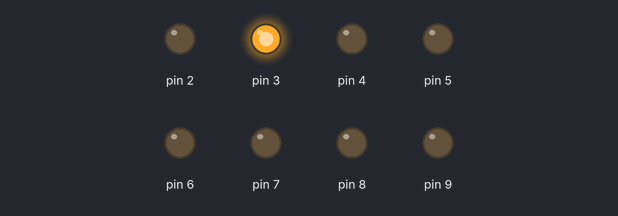
Simulated run of this sketch. Board: Arduino Uno, built with avr-gcc and run on an emulated ATmega328P. Parts: output pins drawn as LEDs (lit = HIGH).

Above: at 0.3 s.
At 0.9 s:
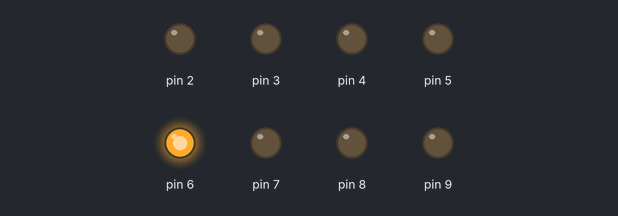
At 1.6 s:
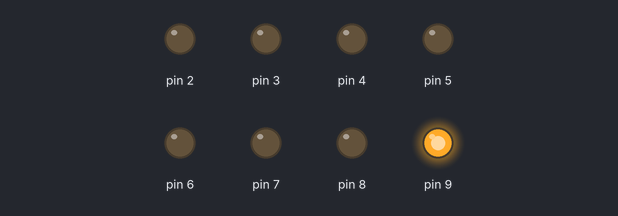
At 2.7 s:
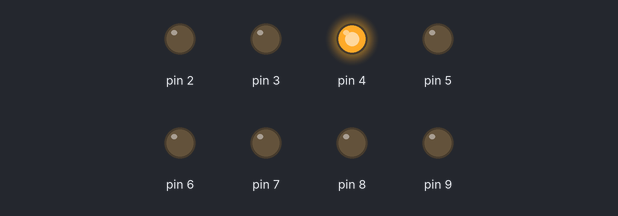
At 3.9 s:
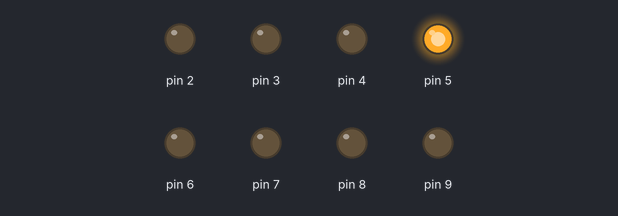
At 6.4 s:
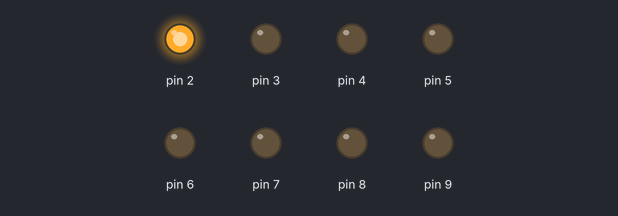
Timing chart, 0 to 7.4 s (numbered marks = the images above):
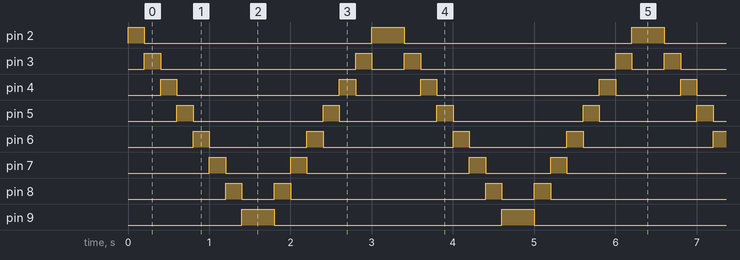

The sketch:

sketch_jun1b_1LedLighBar.ino
```cpp
/*
The sketch sets the pins connected to the LEDs as outputs, and then defines a function to turn all the LEDs off at the same time.
This function is called in the loop cycle to turn the LEDs off, and then the LEDs are turned on one at a time - a 200-millisecond delay between each one - to create a sweeping effect.
Another loop seconds
*/
void setup() {
  // put your setup code here, to run once:
  for (int i = 2; i < 10; i++) { // Choose pins 2-9
    pinMode(i, OUTPUT); // Set the pins as output
  }
}

// Define function to turn off all LEDs at the same time
void allLEDsOff(void) {
  for(int i = 2; i < 10; i++) {
    digitalWrite(i, LOW);
  }
}

// Switch on LEDs in sequence from left to right
void loop() {
  for(int i = 2; i < 10; i++) { // Run loop once for each LED
    allLEDsOff(); // Turn off all LEDs
    digitalWrite(i, HIGH); // Turn on current LED
    delay(200); // Delay of 200 ms, then repeat loop to move on to the next LED
  }
  for(int i = 9; i >= 2; i--) { // Light LEDs from right to left
    allLEDsOff();
    digitalWrite(i, HIGH);
    delay(200);
  }
}
```

Measured:
- by itself, pin 2: repeats every 3.2 s: LOW 2.8 s, HIGH 0.40 s
- by itself, pin 3: repeats every 3.2 s: LOW 2.4 s, HIGH 0.20 s, LOW 0.40 s, HIGH 0.20 s
- by itself, pin 4: repeats every 3.2 s: LOW 2.0 s, HIGH 0.20 s, LOW 0.80 s, HIGH 0.20 s
- by itself, pin 5: repeats every 3.2 s: LOW 1.6 s, HIGH 0.20 s, LOW 1.2 s, HIGH 0.20 s
- by itself, pin 6: repeats every 3.2 s: LOW 1.2 s, HIGH 0.20 s, LOW 1.6 s, HIGH 0.20 s
- by itself, pin 7: repeats every 3.2 s: LOW 0.80 s, HIGH 0.20 s, LOW 2.0 s, HIGH 0.20 s
- by itself, pin 8: repeats every 3.2 s: LOW 0.40 s, HIGH 0.20 s, LOW 2.4 s, HIGH 0.20 s
- by itself, pin 9: alternates HIGH for 0.40 s and LOW for 2.8 s
